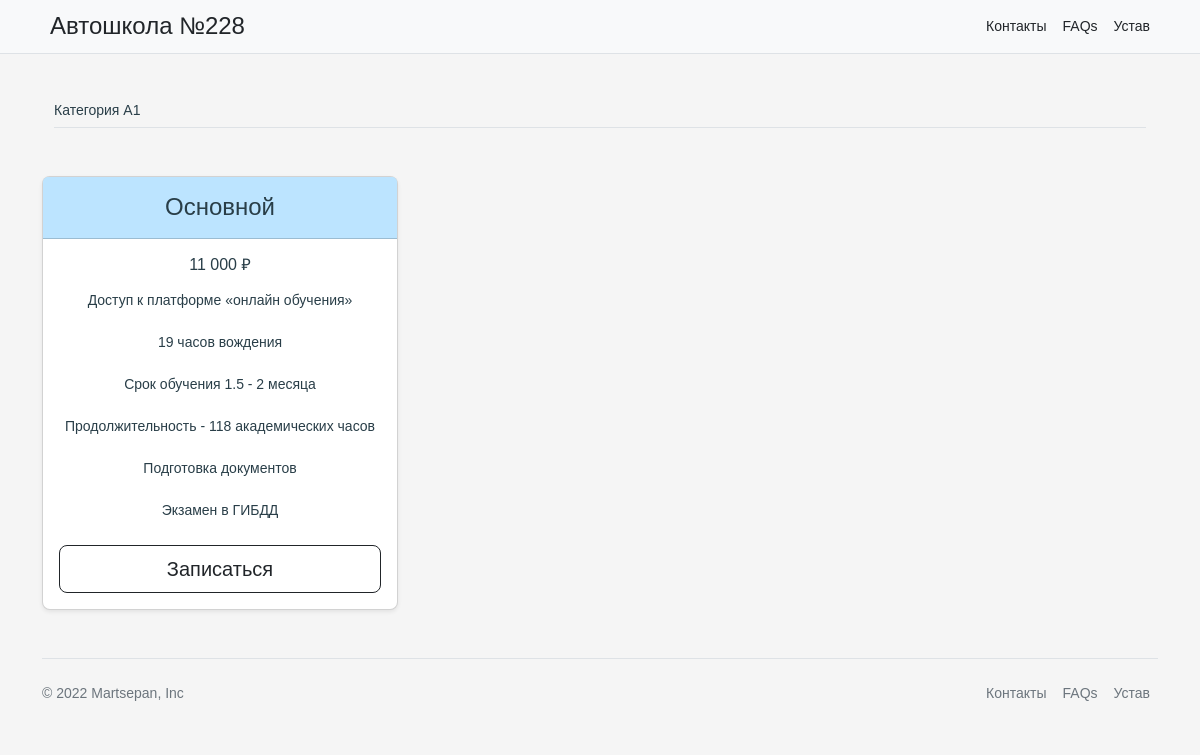
Page /info/moto-A1/ on the committed database.
### description/models.py (models this page shows, shortened)
class Info(models.Model):
    id = models.CharField('ID', max_length=2, null=False, primary_key=True)
    title = models.CharField('Название', max_length=30, null=True)
    description = models.CharField('Описание', max_length=200, null=True)
    price_min = models.CharField('Минимальная цена', max_length=10, null=True)
    price_mid = models.CharField('Средняя цена', max_length=10, null=True)
    price_high = models.CharField('Максимальная цена', max_length=10, null=True)
    description_min = models.CharField('Описание минимальной', max_length=300, null=True)
    description_mid = models.CharField('Описание средней', max_length=300, null=True)
    description_high = models.CharField('Описание максимальной', max_length=300, null=True)
    class Meta:
        verbose_name = 'Информация'
        verbose_name_plural = 'Информация о категориях'

### description/views.py (the view)
# urls.py: path('moto-A1/', views.motoa1, name='motoa1'),
def motoa1(request):
    info = Info.objects.all()
    context =  {"info": info}
    return render (request, 'description/moto-A1.html', context)

### description/templates/description/moto-A1.html (shortened to what this page needs)
{% extends 'description/underbase.html' %}
{% block content %}
{% for item in info %}
{% if item.id == "5" %}
<div class="container px-4 py-5" id="custom-cards">
  <h2 class="pb-2 border-bottom animate__animated animate__bounceIn wow">{{ item.title }}</h2>
</div>
<div class="container">
<div data-wow-delay="0.15s" class="row row-cols-1 row-cols-md-3 mb-3 text-center animate__animated animate__fadeIn wow">
  <div class="col">
    <div class="card mb-4 rounded-3 shadow-sm">
      <div class="card-header py-3" style="background-color: rgb(188, 228, 255);">
        <h4 class="my-0 fw-normal" style="font-size: 24px;">{{ item.description_min }}</h4>
      </div>
      <div class="card-body">
        <h1 class="card-title pricing-card-title" style="font-size: 16px;">{{ item.price_min }}</h1>
        <ul class="list-unstyled mt-3 mb-4">
          <li>Доступ к платформе «онлайн обучения»</li><br>
          <li>19 часов вождения</li><br>
          <li>Срок обучения 1.5 - 2 месяца</li><br>
          <li>Продолжительность - 118 академических часов</li><br>
          <li>Подготовка документов</li><br>
          <li>Экзамен в ГИБДД</li>
        </ul>
        <button type="button" class="w-100 btn btn-lg btn-outline-dark">Записаться</button>
      </div>
    </div>
  </div>
</div>
</div>
    {% endif %}
    {% endfor %}
{% endblock %}

### school/static/school/css/style.css (style rules this page uses)
html, body, div, span, h1, h2, h3, h4, h5, h6, p, em, img, strong, sub, sup, b, u, i, dl, dt, dd, ol, ul, li, fieldset, form, label, table, tbody, tfoot, thead, tr, th, td, article, aside, canvas, details, figcaption, figure, footer, header, hgroup, menu, nav, section, summary, time, mark, audio, video { margin: 0; padding: 0; border: 0; outline: 0; vertical-align: baseline; background: transparent; font-size: 100%; }
body { background-color: whitesmoke; }
li { list-style-type: none; }

### school/static/school/css/home.css (style rules this page uses)
* { box-sizing: border-box; }
body { font-size: 14px; }
.container { margin: auto; position: relative; max-width: auto; }
div { font-size: 14px; color: #293e48; }

### school/static/school/css/faq.css (style rules this page uses)
body { font-family: 'Work Sans', sans-serif; }

### rows in the picture
Info: title "Категория A1", description_min "Основной", price_min "11 000 ₽"
